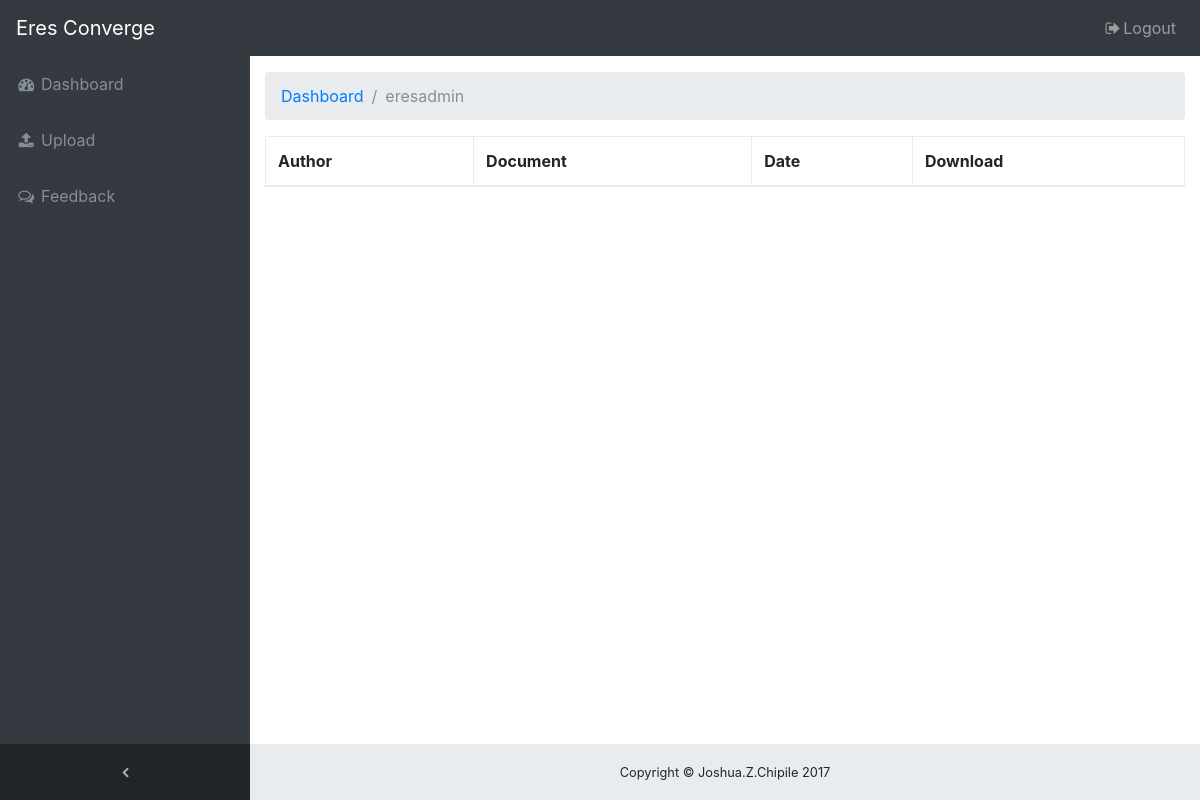
Before: /dashboard/ (signed in) with the older database file.
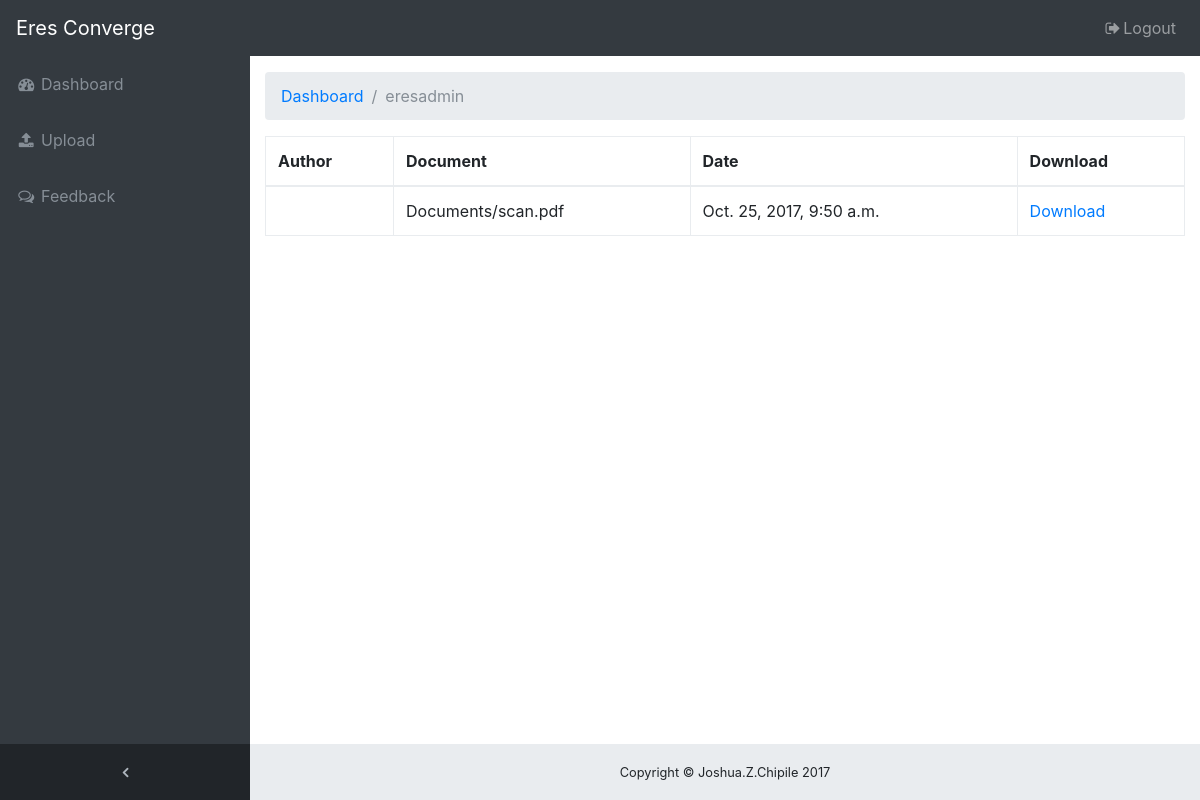
After: the same page with the newer database file.
### eresapp/models.py (models this page shows)
class Document(models.Model):
    title = models.CharField(max_length=255, blank=True)
    file = models.FileField(upload_to='Documents/')
    uploaded_at = models.DateTimeField(auto_now_add=True)

### eresapp/views.py (the view)
# urls.py: url(r'^dashboard/$', views.dashboard, name='dashboard'),
@login_required(login_url='login')
def dashboard(request):
	document_list = Document.objects.all()
        return render(request, 'site/dashboard.html', {'documents': document_list})

### eresapp/templates/site/dashboard.html
{% extends 'site/base3.html' %}
{% block content %}
      <ol class="breadcrumb">
        <li class="breadcrumb-item">
          <a href="#">Dashboard</a>
        </li>
        <li class="breadcrumb-item active">{{user.username}}</li>
      </ol>
<table id="gallery" class="table table-bordered">
  <thead>
    <tr>
      <th>Author</th>
      <th>Document</th>
      <th>Date</th>
      <th>Download</th>
    </tr>
  </thead>
  <tbody>
    {% for document in documents %}
      <tr>
        <td>{{document.user}}
        <td>{{ document.file.name }}</td>
	<td>{{document.uploaded_at}}</td>
	<td><a href="{{ document.file.url }}">Download</a></td>
      </tr>
    {% endfor %}
  </tbody>
</table>
{% endblock  %}

Changed rows visible on the page:
added Document: file.name "Documents/scan.pdf", uploaded_at "Oct. 25, 2017, 9:50 a.m."
